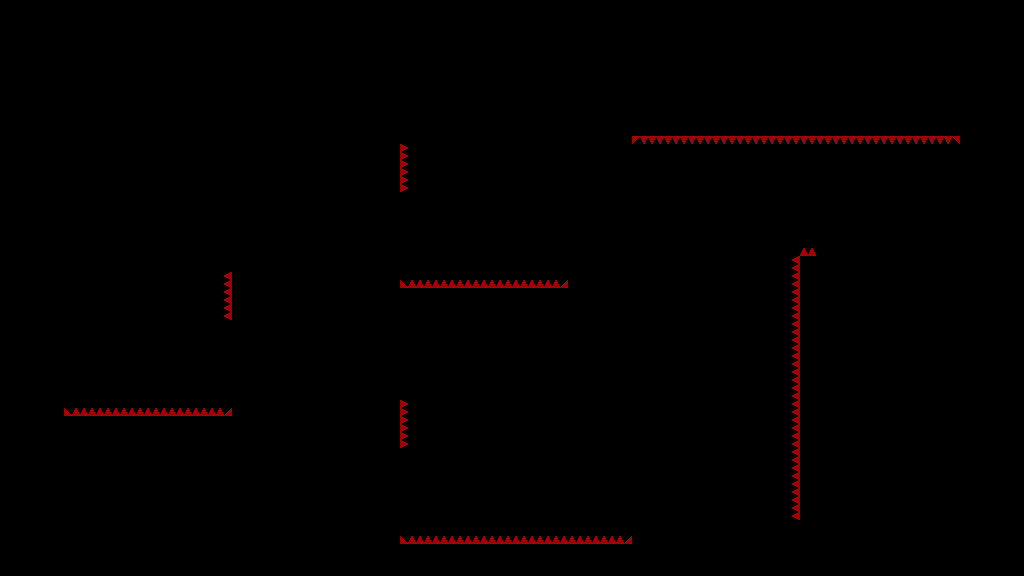

The image is a tile-based game level rendered from a .tmx file. Its description and source (layers, tilesets, objects; grid data summarised) follow:
An orthogonal 128x72 tile map with 8x8 px tiles, 1 tile layer (T_Spikes) and 33 objects.

<map version="1.4" tiledversion="1.4.3" orientation="orthogonal" renderorder="right-down" width="128" height="72" tilewidth="8" tileheight="8" infinite="0" nextlayerid="6" nextobjectid="503">
 <tileset firstgid="1" source="../../../Sprites/Tiles/DEV/flat/T_spr_nv_flat_0.tsx" />
 <layer id="1" name="T_Spikes" width="128" height="72">
  <data>[9216 cells, 165 non-empty, 2 distinct tile ids]</data>
 </layer>
 <objectgroup id="2" name="C_Solid">
  <object id="479" x="64" y="136" width="336" height="56" />
  <object id="480" x="0" y="0" width="568" height="64" />
  <object id="481" x="232" y="264" width="168" height="56" />
  <object id="482" x="400" y="136" width="8" height="8" />
  <object id="483" x="224" y="264" width="8" height="8" />
  <object id="484" x="400" y="288" width="168" height="32" />
  <object id="485" x="0" y="64" width="272" height="72" />
  <object id="486" x="232" y="392" width="168" height="56" />
  <object id="488" x="64" y="416" width="168" height="32" />
  <object id="489" x="568" y="0" width="64" height="320" />
  <object id="491" x="0" y="136" width="64" height="312" />
  <object id="492" x="232" y="520" width="168" height="56" />
  <object id="493" x="0" y="448" width="232" height="128" />
  <object id="495" x="400" y="544" width="232" height="32" />
  <object id="497" x="400" y="392" width="8" height="8" />
  <object id="498" x="632" y="520" width="168" height="56" />
  <object id="499" x="800" y="256" width="16" height="320" />
  <object id="500" x="632" y="0" width="392" height="136" />
  <object id="501" x="960" y="136" width="64" height="440" />
  <object id="502" x="816" y="392" width="144" height="184" />
 </objectgroup>
 <objectgroup id="5" name="DEV" visible="0">
  <object id="185" x="752" y="88">
   <polygon points="0,0 24,24 0,24" />
  </object>
  <object id="186" x="824" y="120">
   <polygon points="0,0 24,-24 24,0" />
  </object>
  <object id="187" x="856" y="112">
   <polygon points="0,0 48,0 0,48" />
  </object>
  <object id="188" x="848" y="48">
   <polygon points="0,0 0,48 -48,0" />
  </object>
  <object id="189" x="872" y="184">
   <polygon points="0,0 32,-32 32,0" />
  </object>
  <object id="190" x="712" y="96">
   <polygon points="0,0 24,-24 24,0" />
  </object>
  <object id="191" x="768" y="48">
   <polygon points="0,0 24,24 0,24" />
  </object>
  <object id="192" x="656" y="48">
   <polygon points="0,0 24,24 0,24" />
  </object>
  <object id="193" x="880" y="64">
   <polygon points="0,0 0,24 -24,0" />
  </object>
  <object id="194" x="696" y="48">
   <polygon points="0,0 24,0 0,24" />
  </object>
  <object id="195" x="800" y="112">
   <polygon points="0,0 8,8 0,8" />
  </object>
  <object id="196" x="832" y="144">
   <polygon points="0,0 8,0 0,8" />
  </object>
  <object id="197" x="736" y="48">
   <polygon points="0,0 8,0 0,8" />
  </object>
 </objectgroup>
 <objectgroup id="3" name="C_Balls" />
 <objectgroup id="4" name="C_Orbs" />
</map>
